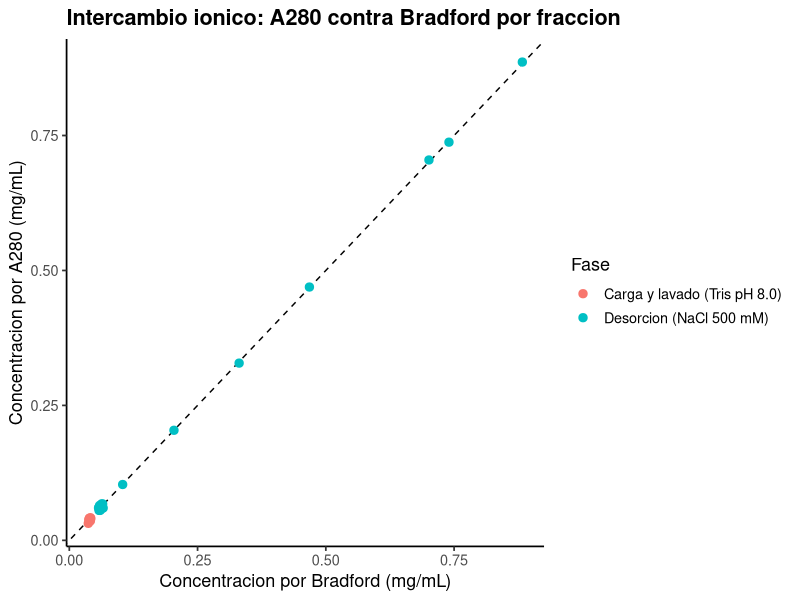
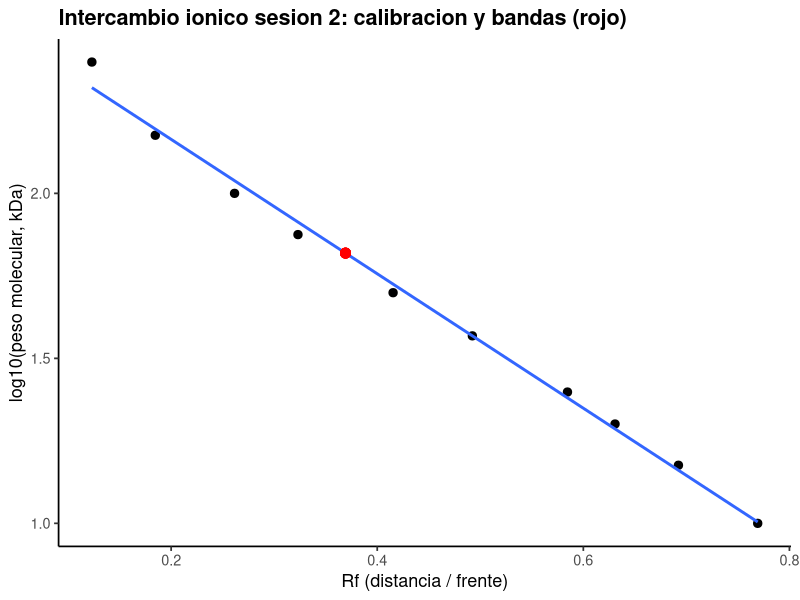
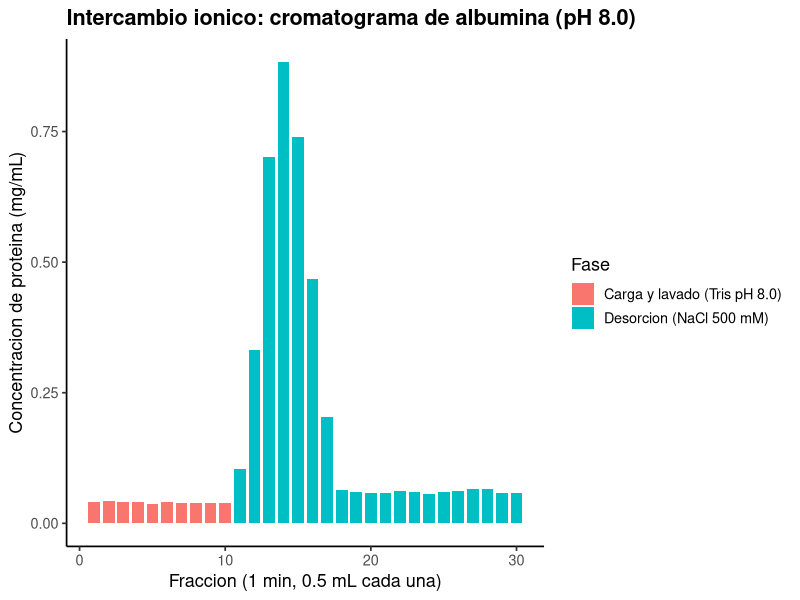
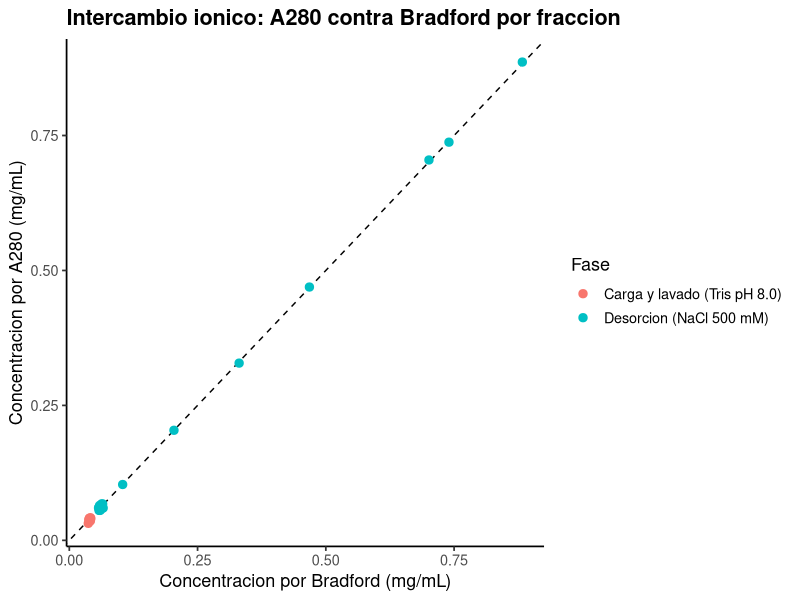
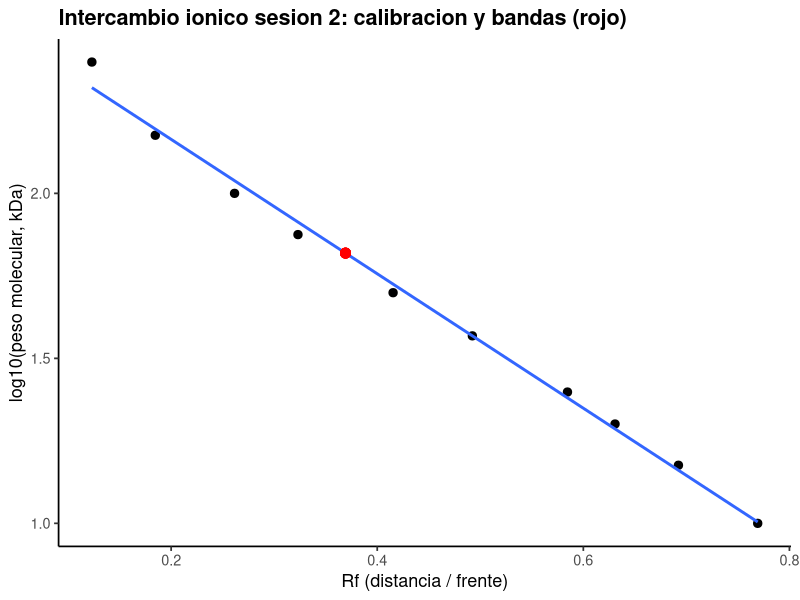
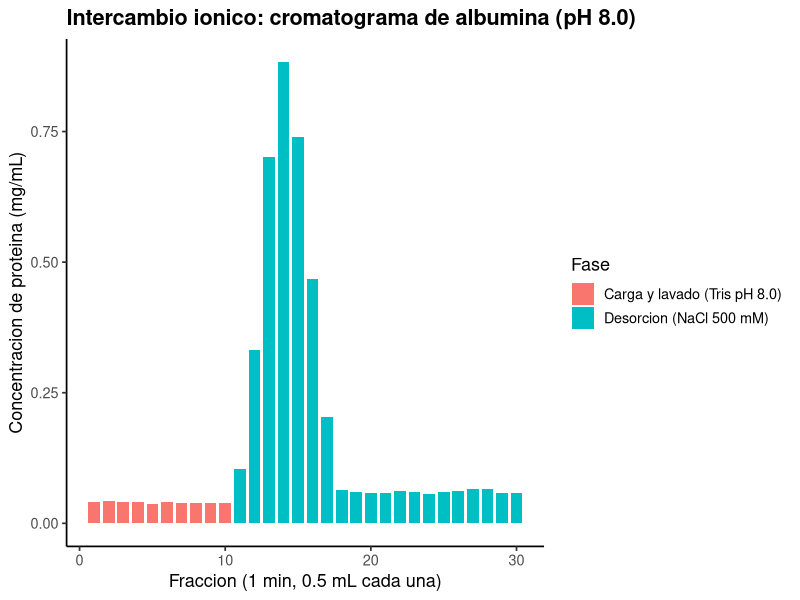

Generate these figures, in order, with R:
# ==========================================================================
# P8. Cromatografia de intercambio ionico
# ==========================================================================
# Autor: Dr. Jose Juan Torres Martinez
# Docente de Ciencias Quimicas
# Universidad Autonoma de San Luis Potosi (UASLP)
# Mexico
#
# Material academico para estudiantes
# Serie "Bioseparaciones" - Laboratorio, Practica 8. Intercambio ionico
#
# Descripcion: Practica 8 y ultima del laboratorio: la columna de intercambio ionico. Aqui se analiza el cromatograma de intercambio ionico de albumina: a pH 8.0 la albumina esta por encima de su pI (4.7), asi que tiene carga negativa y se retiene en un intercambiador de aniones; la desorcion se hace subiendo la fuerza ionica con NaCl 500 mM. La masa por fraccion es concentracion por 0.5 mL y la suma da la recuperacion respecto a los 6 mg cargados. Lo que se aprende aqui cierra el laboratorio: el pH respecto al pI decide que intercambiador retiene a la proteina.
#
# Objetivos de aprendizaje:
#   - Predecir el signo de la carga de la albumina a pH 8.0 desde su pI.
#   - Identificar el pico de desorcion con NaCl 500 mM.
#   - Calcular la masa recuperada y su porcentaje respecto a lo cargado.

# Datos: datos_intercambio.csv (concentracion de proteina por fraccion, medida por Bradford; carga 3 mL a 2 mg/mL = 6 mg).
# Desarrollo: llegamos a la ultima practica del laboratorio, la columna de intercambio ionico, con la albumina caracterizada desde la primera parada de la teoria. Primera parada: la masa de proteina en cada fraccion. Segunda parada: la masa recuperada en la desorcion y su porcentaje. Tercera parada: el cromatograma. En cada parada calculamos y comentamos que significa el resultado, y aqui cerramos el laboratorio.
# ==========================================================================

library(tidyverse)

# --------------------------------------------------------------------------
# Protocolo (Manual de Practicas, Practica 8. Intercambio ionico)
# --------------------------------------------------------------------------
# Buffers y soluciones (manual): buffer de adsorcion (Tris 50 mM, pH 8.0, filtrado); buffer de desorcion (Tris 50 mM, NaCl 500 mM, pH 8.0, filtrado); agua filtrada; solucion acida (HCl 0.1 M, filtrado).
# Paso 1. Preparar una solucion de albumina (3 mL) en buffer de adsorcion a 2 mg/mL. Agitar suavemente para que se disuelvan los cristales.
# Paso 2. Con la columna conectada, alimentar agua por 5 min a un flujo de 0.5 mL/min.
# Paso 3. Detener la bomba y sustituir la alimentacion por la solucion acida. Arrancar la bomba y alimentar la solucion acida al mismo flujo por 10 min.
# Paso 4. Detener la bomba y sustituir la alimentacion por agua. Arrancar la bomba y lavar por 10 min o hasta que el pH de la solucion de salida de la columna sea neutro.
# Paso 5. Detener la bomba y sustituir la alimentacion por el buffer de adsorcion. Arrancar la bomba y alimentar el buffer de adsorcion por 10 min o hasta que el pH de la solucion que sale de la columna sea 8.0 (verificarlo con papel pH).
# Paso 6. Cuando el pH sea el deseado el sistema esta listo para alimentar la muestra. No apagar la bomba. Cargar la solucion de proteina en una jeringa de 3 mL y llenar el loop del sistema cromatografico evitando la introduccion de burbujas.
# Paso 7. Conectar la salida de la bomba al fraccionador, al que previamente se le han colocado tubos de ensayo. Seleccionar 1 min como intervalo de fraccionacion. Una vez que la solucion comience a caer en el primer tubo de ensayo del automuestreador, inyectar la muestra y arrancar el automuestreador (sin olvidar cambiar de tubo).
# Paso 8. Permitir que se fraccionen 10 tubos de muestra. Despues detener la bomba junto con el fraccionador y sustituir la alimentacion por buffer de desorcion. Arrancar la bomba y el fraccionador y alimentar el buffer de desorcion hasta que se colecten 20 tubos de muestra.
# Paso 9. Detener la bomba junto con el fraccionador y sustituir la alimentacion por la solucion acida. Arrancar la bomba y alimentar la solucion acida por 10 min sin fraccionar tubos.
# Paso 10. Detener la bomba y alimentar agua hasta que el pH de la solucion de salida de la columna sea neutro. No es necesario fraccionar mas tubos.
# Paso 11. Analizar los tubos fraccionados midiendo la absorbancia a 280 nm y mediante el ensayo de Bradford, y mediante SDS-PAGE (sesion 2).
# Intercambiador (post-laboratorio 1 y 2 del manual): a pH 8.0 la albumina esta por encima de su pI (4.7) y tiene carga negativa, asi que se retiene en un intercambiador de aniones. La especie retenida es el anion albumina, que desplaza al contra-anion del intercambiador y ocupa su sitio.
# Sesion 2 (SDS-PAGE de las fracciones): el manual solo indica analizar las fracciones mediante SDS-PAGE en la sesion 2, sin detallar la preparacion de esas muestras. La indicacion para esa sesion es: calentar las muestras de las fracciones en microtubos 2 min antes de cargarlas, con buffer de carga 50/50 (50% muestra y 50% buffer de carga).
# Seguridad y reglas (manual): no introducir burbujas al llenar el loop; verificar el pH de salida con papel pH; bata blanca obligatoria y guantes cuando se indique.

# --------------------------------------------------------------------------
# Parada 1. Leer las fracciones y calcular la masa por fraccion
# --------------------------------------------------------------------------
# Estamos frente a la columna de intercambio ionico. Antes de calcular recordamos la prediccion: el pI de la albumina es 4.7 y trabajamos a pH 8.0, por encima del pI, asi que su carga neta es negativa y se retiene en un intercambiador de aniones. Cada fraccion es de 1 min a 0.5 mL/min, asi que la masa por fraccion es la concentracion por 0.5 mL.
# Fraccion de 1 min a 0.5 mL/min = 0.5 mL por fraccion.
# Masa por fraccion (mg) = concentracion (mg/mL) * 0.5 mL.
# Carga: 3 mL a 2 mg/mL = 6 mg de albumina.
# pI de la albumina: 4.7. A pH 8.0 (por encima del pI) su carga neta es
# negativa, asi que se retiene en un intercambiador de aniones.
volumen_fraccion_ml <- 0.5
masa_cargada_mg <- 6.0

datos <- read_csv("datos_intercambio.csv", show_col_types = FALSE)

datos <- datos %>%
  mutate(masa_mg = concentracion_proteina_mg_ml * volumen_fraccion_ml)

print(datos)

# --------------------------------------------------------------------------
# Parada 2. Masa recuperada en la desorcion y porcentaje de recuperacion
# --------------------------------------------------------------------------
# Seguimos en la columna: sumamos la masa por fase y calculamos la masa recuperada en la desorcion con NaCl 500 mM y su porcentaje respecto a los 6 mg cargados.
resumen <- datos %>%
  group_by(fase) %>%
  summarise(masa_mg = sum(masa_mg), .groups = "drop")

print(resumen)

masa_desorcion <- resumen %>%
  filter(fase == "Desorcion (NaCl 500 mM)") %>%
  pull(masa_mg)
print(tibble(
  masa_recuperada_mg = masa_desorcion,
  recuperacion_porciento = masa_desorcion / masa_cargada_mg * 100
))

# --------------------------------------------------------------------------
# Parada 3. Absorbancia a 280 nm y Bradford (paso 11 del manual)
# --------------------------------------------------------------------------
# El manual pide analizar las fracciones por absorbancia a 280 nm, por
# el ensayo de Bradford y por SDS-PAGE. La A280 de la albumina con paso
# optico de 1 cm es 0.667 por mg/mL, asi que la concentracion por A280
# es A280 / 0.667.
# A280 de BSA (1 mg/mL, 1 cm): 0.667.
datos <- datos %>%
  mutate(concentracion_a280_mg_ml = absorbancia_280 / 0.667)

print(datos %>%
        select(fraccion, fase, concentracion_proteina_mg_ml,
               absorbancia_280, concentracion_a280_mg_ml))

# Comparacion entre los dos metodos de cuantificacion.
print(datos %>%
        summarise(
          diferencia_media_mg_ml =
            mean(concentracion_a280_mg_ml - concentracion_proteina_mg_ml),
          diferencia_maxima_mg_ml =
            max(abs(concentracion_a280_mg_ml - concentracion_proteina_mg_ml))
        ))

grafica_a280 <- ggplot(
  datos,
  aes(x = concentracion_proteina_mg_ml,
      y = concentracion_a280_mg_ml, color = fase)
) +
  geom_abline(slope = 1, intercept = 0, linetype = "dashed") +
  geom_point(size = 2.5) +
  labs(
    x = "Concentracion por Bradford (mg/mL)",
    y = "Concentracion por A280 (mg/mL)",
    color = "Fase",
    title = "Intercambio ionico: A280 contra Bradford por fraccion"
  ) +
  theme_classic(base_size = 13) +
  theme(plot.title = element_text(face = "bold"))

print(grafica_a280)

ggsave("08_intercambio_a280.png", grafica_a280,
       width = 18, height = 12, units = "cm", dpi = 300)

# --------------------------------------------------------------------------
# Parada 4. Sesion 2: SDS-PAGE de las fracciones
# --------------------------------------------------------------------------
# En la sesion 2 las fracciones se analizan por SDS-PAGE. El gel lleva
# su propio carril de marcador, asi que la recta log10(PM) contra Rf se
# calcula desde ese marcador y se aplica a las bandas de las fracciones.
# Las fracciones de carga y lavado no muestran banda (la proteina que
# pasa queda por debajo del limite de deteccion de la tincion); las de
# desorcion muestran la banda de la albumina.
gel <- read_csv("datos_sds_page_sesion2.csv", show_col_types = FALSE)

gel <- gel %>%
  mutate(rf = distancia_mm / frente_mm)

marcador_gel <- filter(gel, carril == "Marcador")
ajuste_gel <- lm(log10(peso_molecular_kda) ~ rf, data = marcador_gel)

bandas <- gel %>%
  filter(carril != "Marcador", !is.na(distancia_mm)) %>%
  mutate(peso_molecular_kda_estimado =
           10^predict(ajuste_gel, newdata = tibble(rf = rf)))

print(bandas %>%
        select(fraccion, distancia_mm, rf, peso_molecular_kda_estimado))

grafica_gel <- ggplot(marcador_gel,
                      aes(x = rf, y = log10(peso_molecular_kda))) +
  geom_point(size = 2.5) +
  geom_smooth(method = "lm", se = FALSE, linewidth = 1) +
  geom_point(
    data = bandas,
    aes(x = rf, y = log10(peso_molecular_kda_estimado)),
    color = "red", size = 3
  ) +
  labs(
    x = "Rf (distancia / frente)",
    y = "log10(peso molecular, kDa)",
    title = "Intercambio ionico sesion 2: calibracion y bandas (rojo)"
  ) +
  theme_classic(base_size = 13) +
  theme(plot.title = element_text(face = "bold"))

print(grafica_gel)

ggsave("08_intercambio_sds_sesion2.png", grafica_gel,
       width = 18, height = 12, units = "cm", dpi = 300)

# --------------------------------------------------------------------------
# Parada 5. Grafica: cromatograma de intercambio ionico
# --------------------------------------------------------------------------
# Graficamos el cromatograma: cada barra es una fraccion y su color marca la fase, carga y lavado o desorcion. Aqui se ve donde sale la proteina.
grafica <- ggplot(
  datos,
  aes(x = fraccion, y = concentracion_proteina_mg_ml, fill = fase)
) +
  geom_col(width = 0.8) +
  labs(
    x = "Fraccion (1 min, 0.5 mL cada una)",
    y = "Concentracion de proteina (mg/mL)",
    fill = "Fase",
    title = "Intercambio ionico: cromatograma de albumina (pH 8.0)"
  ) +
  theme_classic(base_size = 13) +
  theme(plot.title = element_text(face = "bold"))

print(grafica)

# --------------------------------------------------------------------------
# 6. Exportar la grafica
# --------------------------------------------------------------------------
# Antes de salir de la columna de intercambio ionico guardamos la grafica de la practica.
ggsave("08_intercambio.png", grafica,
       width = 18, height = 12, units = "cm", dpi = 300)

# --------------------------------------------------------------------------
# Interpretacion
# --------------------------------------------------------------------------
# Grafica (cromatograma de intercambio ionico): el eje x es la fraccion (1 min, 0.5 mL cada una) y el eje y es la concentracion de proteina en mg/mL; el color marca la fase.
# - En carga y lavado casi no sale proteina: a pH 8.0 la albumina, con carga negativa, queda retenida en el intercambiador de aniones. Esto significa que la prediccion desde el pI se cumple en la columna, y por eso lo siguiente es subir la fuerza ionica para desorberla.
# - Al subir la fuerza ionica con NaCl 500 mM aparece el pico de desorcion entre las fracciones 12 y 16. Esto significa que la sal compite por los sitios del intercambiador y libera la proteina en pocas fracciones concentradas, que son las que se juntan.
# Grafica (A280 contra Bradford): el eje x es la concentracion por Bradford en mg/mL y el eje y es la concentracion por A280 en mg/mL; la linea punteada es la identidad.
# - Los puntos caen sobre la identidad: la A280 y el Bradford miden la misma concentracion en cada fraccion. Esto significa que los dos metodos concuerdan y que la A280 sirve para seguir la proteina fraccion por fraccion sin gastar reactivo.
# Grafica (sesion 2, calibracion y bandas): el eje x es el Rf y el eje y es log10 del peso molecular en kDa; los puntos rojos son las bandas de las fracciones de desorcion.
# - Las bandas de las fracciones de desorcion caen sobre la recta cerca de 66 kDa, el peso molecular de la albumina, y las fracciones de carga y lavado no muestran banda. Esto significa que lo que salio en la desorcion es la albumina retenida y que en carga y lavado casi no paso proteina.

# --------------------------------------------------------------------------
# Que aprendimos
# --------------------------------------------------------------------------
# - El pH respecto al pI decide el signo de la carga y por tanto que intercambiador retiene a la proteina.
# - La sal compite por los sitios del intercambiador y desorbe la proteina; la masa recuperada sale de sumar las fracciones.
# - La A280 confirma la cuantificacion por Bradford fraccion por fraccion, y el gel de la sesion 2 confirma que la banda de la desorcion es la albumina.
# Terminamos la practica en la columna de intercambio ionico, ultima practica del laboratorio: la albumina quedo retenida por su carga y salio con la sal. Aqui se cierra el laboratorio, desde la preparacion de soluciones hasta la cromatografia.
